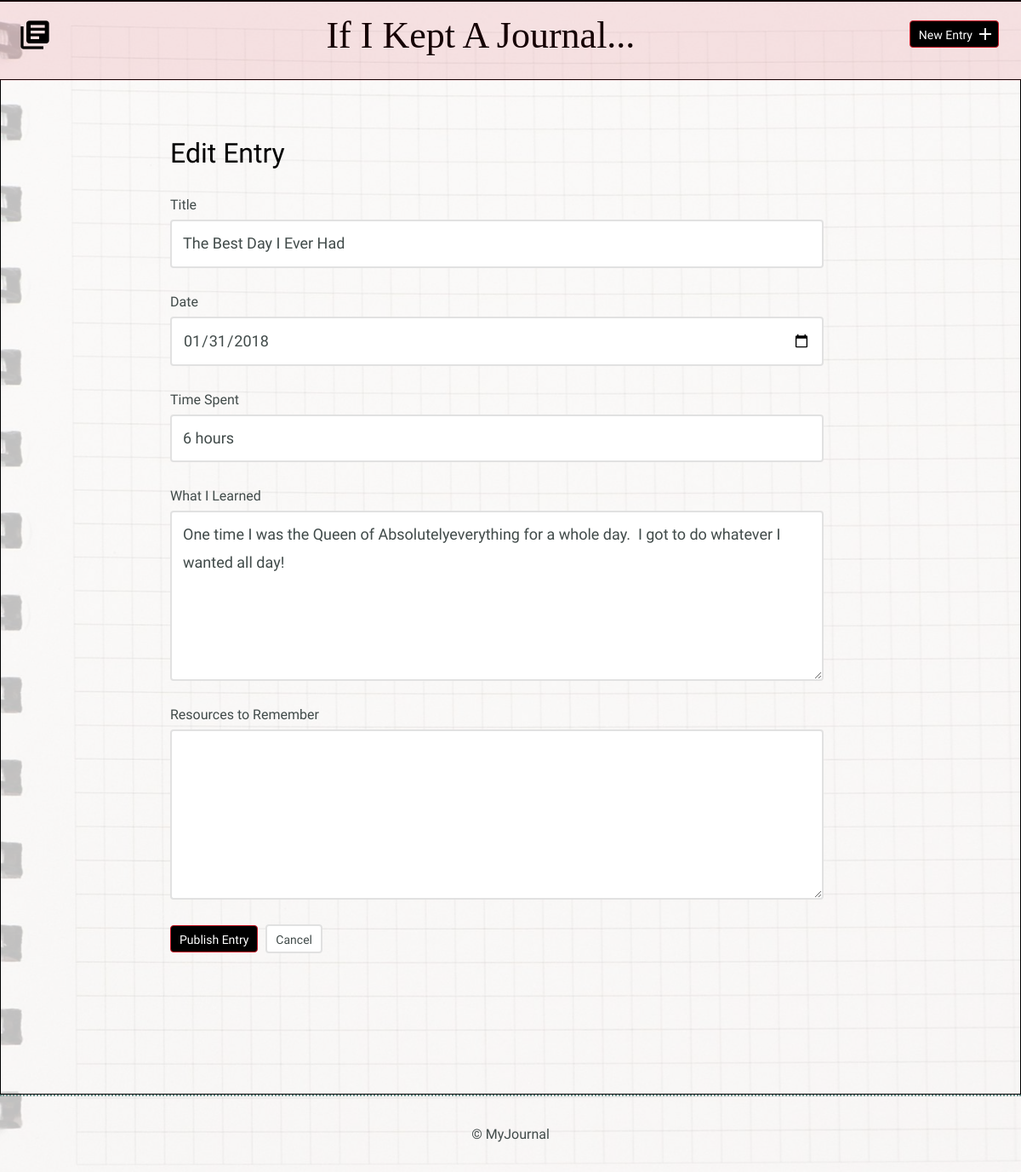
The page /edit.php?id=1 on the database its author committed.
### tables this page shows
CREATE TABLE "tags" (
	"tag_id"	INTEGER PRIMARY KEY AUTOINCREMENT,
	"tag"	TEXT,
	"entry_id"	INTEGER,
	FOREIGN KEY("entry_id") REFERENCES "entries"("id")
);

CREATE TABLE "entries" (
	"id"	INTEGER UNIQUE,
	"title"	TEXT,
	"date"	TEXT,
	"time_spent"	INTEGER,
	"learned"	BLOB,
	"resources"	BLOB,
	PRIMARY KEY("id")
);

### inc/functions.php (called while the page is built, shortened)
<?php
function get_detail_page($id){
  include "connection.php";
  $sql = ' SELECT entries.*, tags.tag FROM entries
  LEFT JOIN tags ON entries.id = tags.entry_id
  WHERE id = ?';
  try {
       $results = $db->prepare($sql);
       $results->bindValue(1, $id, PDO::PARAM_INT);
       $results->execute();
  } catch (Exception $e){
      echo "Error!:" . $e->getMessage() . "<br />";
      return false;
  }
  return $results->fetch();
}
 ?>

### edit.php (the view, shortened to what this page needs)
<?php
require 'inc/functions.php';
$title = $date = $time_spent = $learned = $resources = '';
if (isset($_GET['id'])) {
    list($id, $title, $date, $time_spent, $learned, $resources) = get_detail_page(filter_input(INPUT_GET, 'id', FILTER_SANITIZE_NUMBER_INT));
}
include 'inc/header.php';
?>
<html>
    <head>
        <link rel="stylesheet" href="css/normalize.css">
        <link rel="stylesheet" href="css/site.css">
    </head>
    <body>
        <section>
            <div class="container">
                <div class="edit-entry">
                    <h2>Edit Entry</h2>
                    <form class="form-container form-add" method="post" action="edit.php">
                        <label for="title"> Title</label>
                        <input id="title" type="text" name="title" value="<?php echo $title; ?>"><br>
                        <label for="date">Date</label>
                        <input id="date" type="date" name="date" value="<?php echo $date; ?>"><br>
                        <label for="time-spent"> Time Spent</label>
                        <input id="time-spent" type="text" name="timeSpent" value="<?php echo $time_spent; ?>"><br>
                        <label for="what-i-learned">What I Learned</label>
                        <textarea id="what-i-learned" rows="5" name="whatILearned"><?php echo $learned; ?></textarea>
                        <label for="resources-to-remember">Resources to Remember</label>
                        <textarea id="resources-to-remember" rows="5" name="ResourcesToRemember"><?php echo $resources; ?></textarea>
                        <input type="submit" value="Publish Entry" class="button">
                        <a href="index.php" class="button button-secondary">Cancel</a>
                    </form>
                </div>
            </div>
        </section>
          <?php include 'inc/footer.php'; ?>
    </body>
</html>

### css/site.css (style rules this page uses)
body { font-size: 16px; color: #404a49; font-family: 'Cousine', serif; font-weight: 400; }
.container { margin: 0 auto; padding: 0 25px; border: 1px solid black; }
.button { padding: 8px 10px 6px 10px; background: black; border: 1px solid #c91221; border-radius: 4px; text-decoration: none; color: #FFF; position: relative; text-align: center; font-size: 14px; }
.button.button-secondary { background: #FFF; border: 2px solid #e1e1e1; color: #404a49; }
h1, h2, h3 { margin: 0; font-weight: 400; line-height: 1em; color: #000; }
h2 { font-size: 32px; }
.entry-list, .edit-entry, .new-entry { max-width: 800px; margin: 0 auto; padding: 70px 0 150px 0; }
.edit-entry h2, .new-entry h2 { margin-bottom: 35px; }
form label { display: block; margin-bottom: 8px; }
form input[type=text], form input[type=password], form input[type=date], form textarea { border: 2px solid #e1e1e1; font-size: 18px; line-height: 1.8em; padding:10px 13px; margin-bottom: 30px; border-radius: 4px; width: calc(100% - 32px); }
.edit-entry form textarea, .new-entry form textarea { min-height: 200px; }
input[type=submit] { margin-right: 5px; }

### edit.php (style rules this page uses)
body:after { content: ""; background-image: url("css/images/white-math-page-paper-texture.jpg"); background-repeat:no-repeat; background-position:center; background-attachment:fixed; background-size: cover; opacity: 0.25; top: 0; left: 0; bottom: 0; right: 0; position: absolute; z-index: -1; }

### rows shown on the page
tags: title "The Best Day I Ever Had", date "01/31/2018", timeSpent "6 hours", whatILearned "One time I was the Queen of Absolutelyeverything for a whole day. I got to do whatever I wanted all day!"
